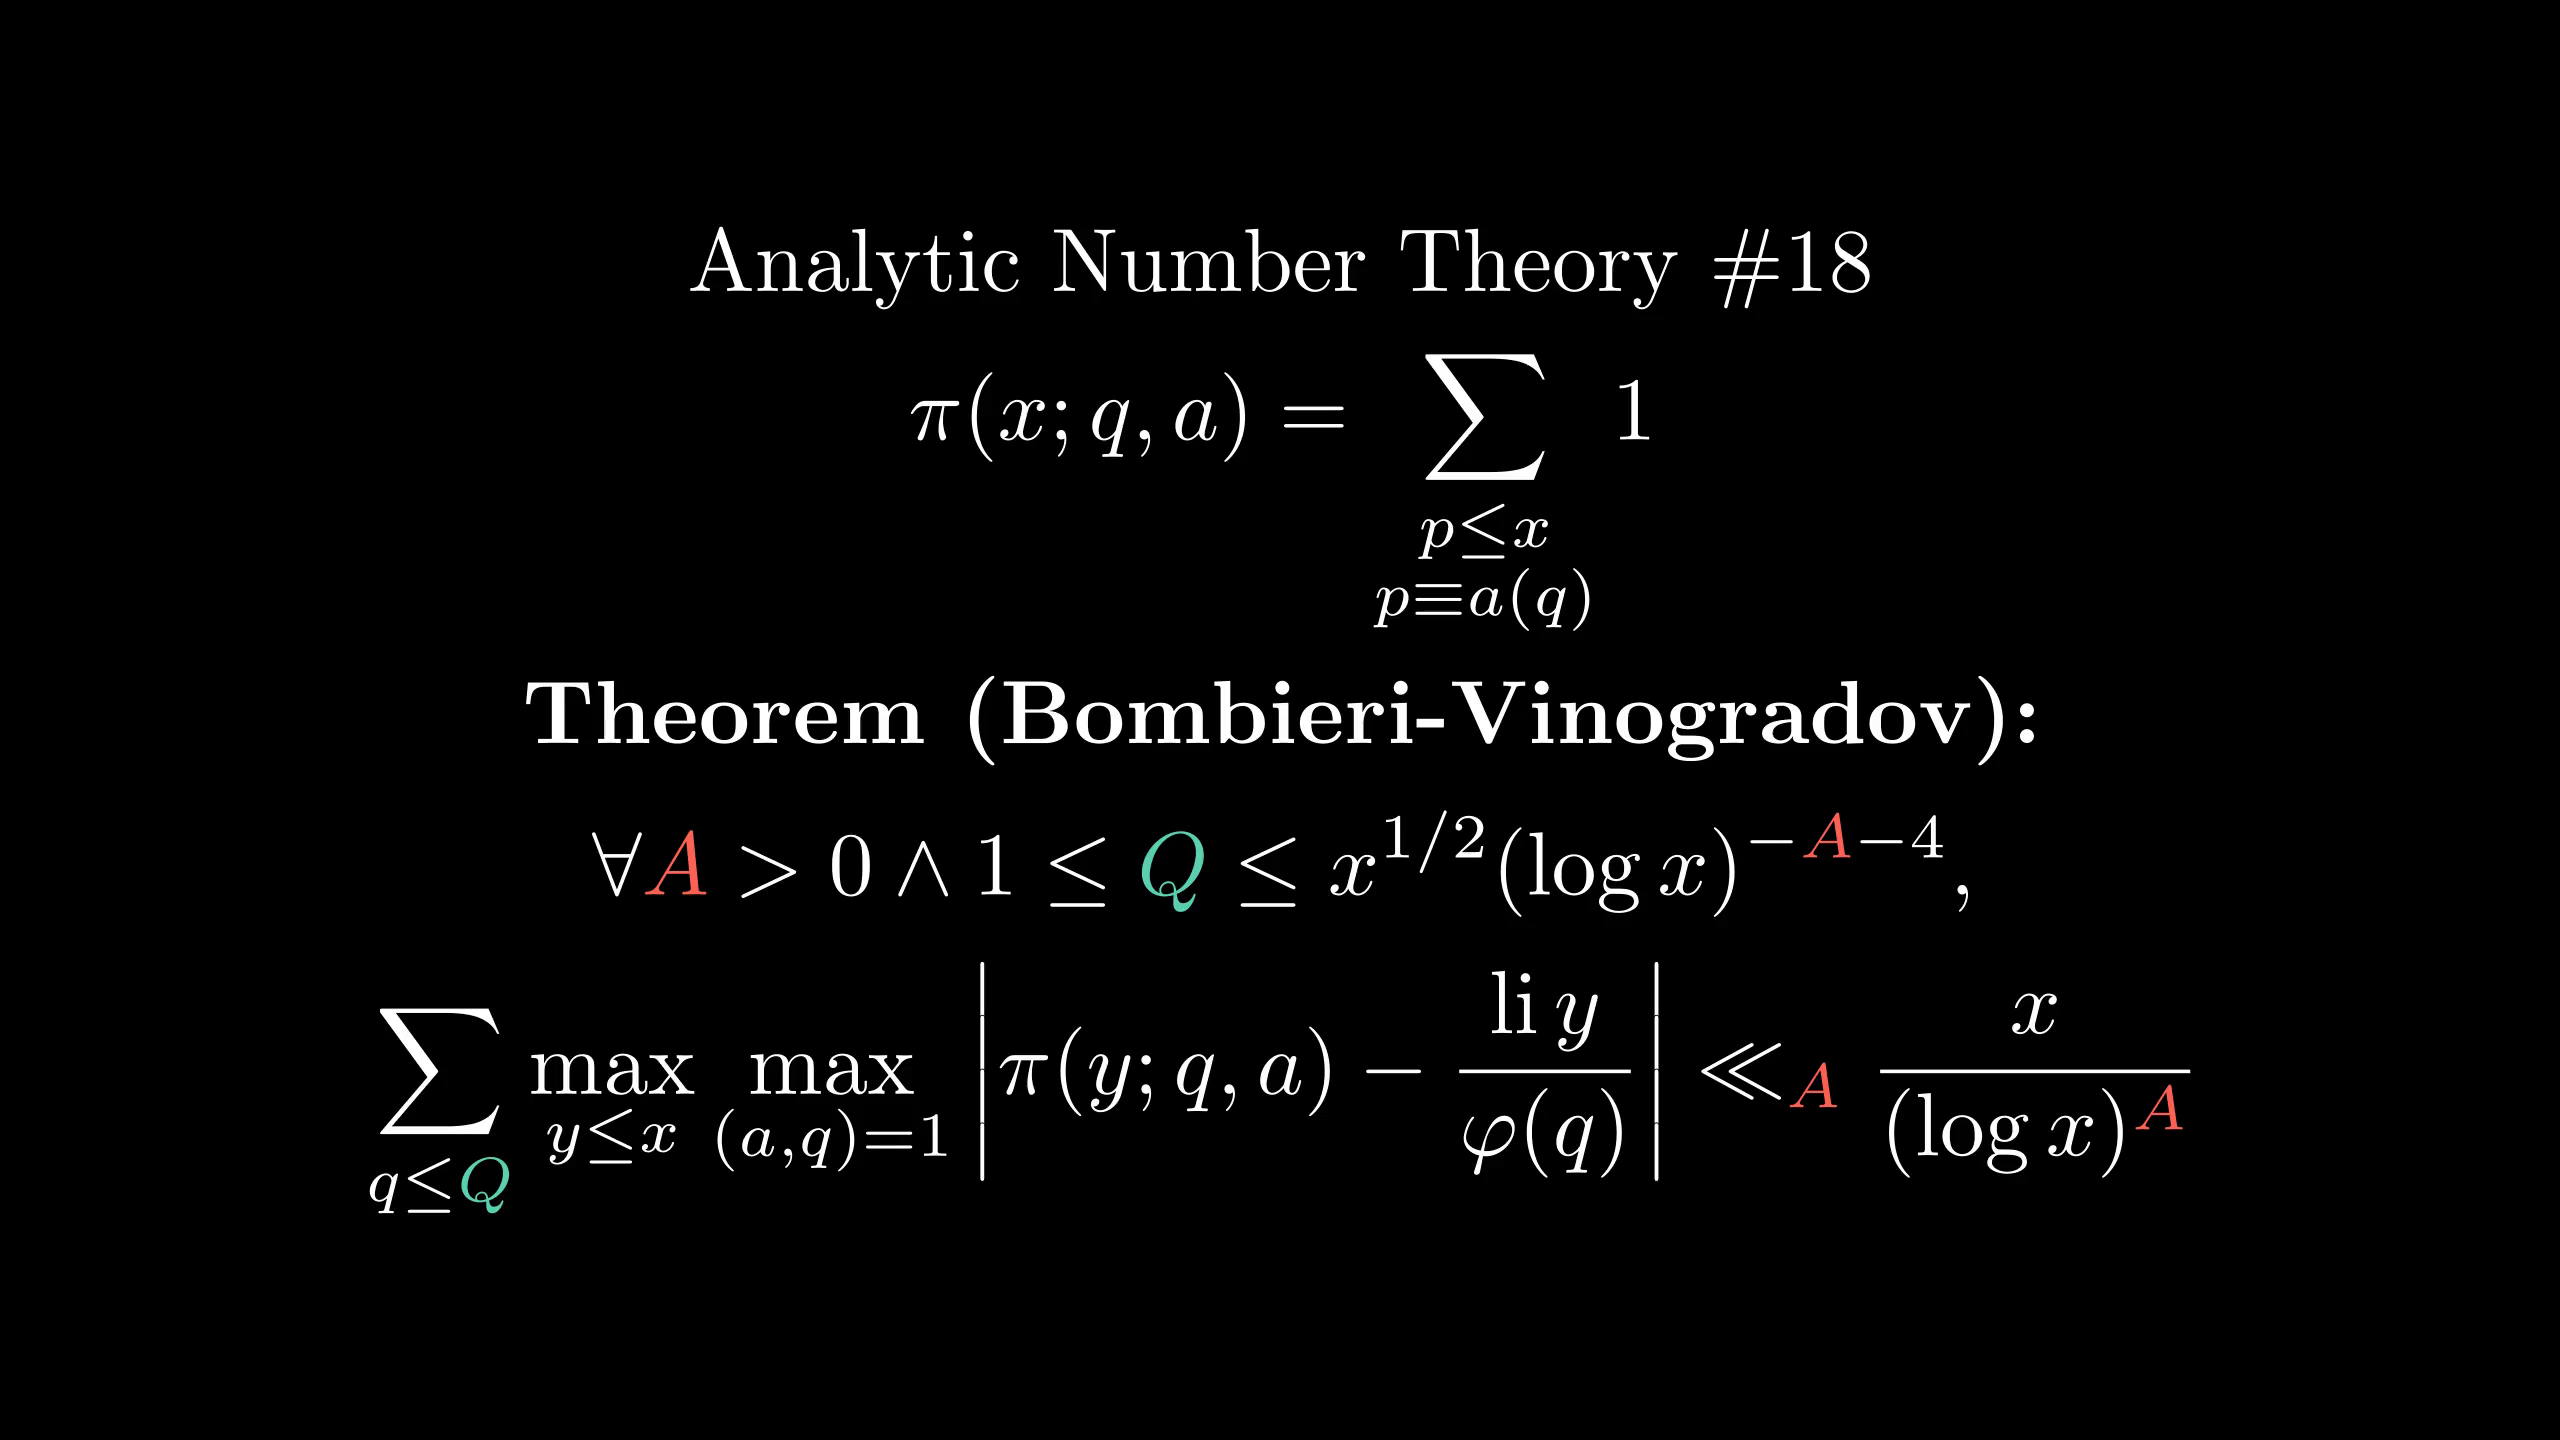

This chart was generated by the following Python code:
from manimlib.imports import *

class FooScene(Scene):
    def construct(self):
        cm={"{A}":RED,"Q":TEAL,"^A}":RED}
        tit=TextMobject(r"Analytic Number Theory \#18")
        eqn=TexMobject(r"\pi(x;q,a)=\sum_{\substack{p\le x\\p\equiv a(q)}}1",tex_to_color_map=cm)
        tit2=TextMobject(r"\textbf{Theorem (Bombieri-Vinogradov):}")
        eqn2=TexMobject(r"\forall{A}>0\wedge 1\le Q\le x^{1/2}(\log x)^{-{A}-4},",
                tex_to_color_map=cm)
        eqn3=TexMobject(r"\sum_{q\le Q}\max_{y\le x}\max_{(a,q)=1}\left|\pi(y;q,a)-{\operatorname{li}y\over\varphi(q)}\right|\ll_{A}{x\over(\log x)^A}",
                tex_to_color_map=cm)
        self.add(VGroup(tit,eqn,tit2,eqn2,eqn3).arrange(DOWN))
        self.wait()
